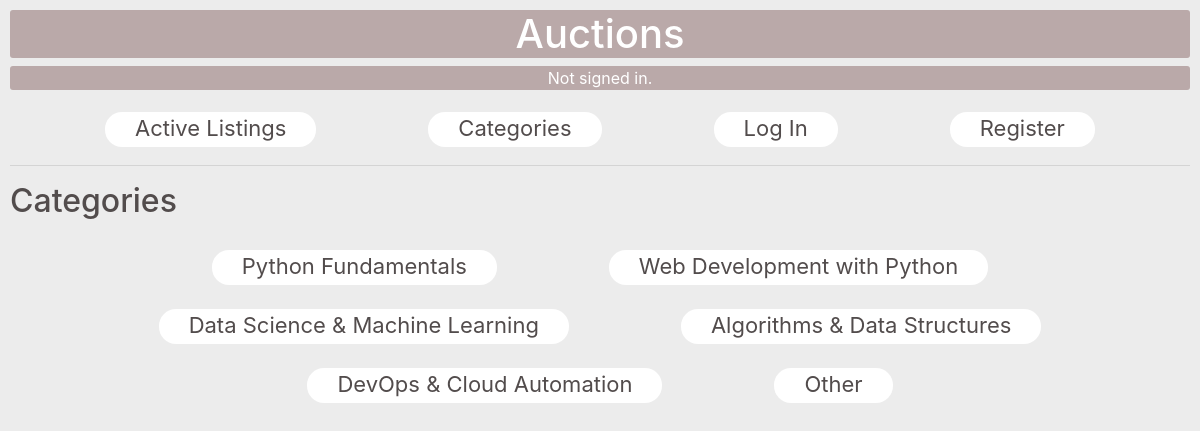
The page /categories on the database its author committed.
### auctions/models.py (models this page shows, shortened)
class Category(models.Model):
    category_name = models.CharField(max_length=128, unique=True)
    slug = models.SlugField(unique=True, blank=True)

### auctions/views.py (the view)
# urls.py: path("categories", views.categories, name="categories"),
def categories(request):
    return render(request, "auctions/categories.html", {
        "categories": Category.objects.all()
    })

### auctions/templates/auctions/categories.html
{% extends "auctions/layout.html" %}
{% block body %}
    <h2>Categories</h2>
    <ul class="nav justify-content-center">
        {% for category in categories %}
            <li class="nav-item">
                <a class="nav-link" href="{% url 'category' category.slug %}">{{ category.category_name }}</a>
            </li>
        {% endfor %}
    </ul>
{% endblock %}

### auctions/templates/auctions/layout.html (shortened to what this page needs)
{% load static %}
<!DOCTYPE html>
<html lang="en">
    <head>
        <link rel="stylesheet" href="https://stackpath.bootstrapcdn.com/bootstrap/4.4.1/css/bootstrap.min.css">
        <link href="{% static 'auctions/styles.css' %}" rel="stylesheet">
    </head>
    <body>
        <h1>Auctions</h1>
        <div class="user-status">
            {% if user.is_authenticated %}
                Signed in as <strong>{{ user.username }}</strong>.
            {% else %}
                Not signed in.
            {% endif %}
        </div>
        <ul class="nav justify-content-center">
            <li class="nav-item">
                <a class="nav-link" href="{% url 'index' %}">Active Listings</a>
            </li>
            <li class="nav-item">
                <a class="nav-link" href="{% url 'categories' %}">Categories</a>
            </li>
            {% if user.is_authenticated %}
                <li class="nav-item">
                    <a class="nav-link" href="{% url 'watchlist' %}">
                        Watchlist
                    {% if user.user_watchlist.count %}
                        <span class="badge bg-secondary watchlist-badge">{{ user.user_watchlist.count }}</span>
                    {% endif %}
                    </a>
                </li>
                <li class="nav-item">
                    <a class="nav-link" href="{% url 'history' %}">History</a>
                </li>
                <li class="nav-item">
                    <a class="nav-link" href="{% url 'create' %}">Create Listing</a>
                </li>
                    <li class="nav-item">
                        <a class="nav-link" href="{% url 'logout' %}">Log Out</a>
                    </li>
            {% else %}
                <li class="nav-item">
                    <a class="nav-link" href="{% url 'login' %}">Log In</a>
                </li>
                <li class="nav-item">
                    <a class="nav-link" href="{% url 'register' %}">Register</a>
                </li>
            {% endif %}
        </ul>
        <hr>
        {% block body %}
        {% endblock %}
    </body>
</html>

### auctions/static/auctions/styles.css (style rules this page uses)
:root { --color-white: rgb(255, 255, 255); --font-color: rgb(82, 76, 76); --background-color: rgb(236, 236, 236); --header-background: rgb(186, 169, 169); --hover-background: rgb(0, 201, 184); --box-shadow-color: 0 0 0 0.25rem rgba(0, 201, 184, 0.25); }
body { padding: 10px; background-color: var(--background-color); }
h1, .user-status { color: var(--color-white); background-color: var(--header-background); text-align: center; border-radius: 3px; }
h2, p { color: var(--font-color); }
.nav-item, .nav-link { color: var(--font-color); font-size: 1.375rem; margin: 11px 13px 0 13px; padding: 0 30px 2px 30px; }
.nav-link { background-color: var(--color-white); border-radius: 17px; transition: background-color 0.1s ease, color 0.1s ease; }

### rows shown on the page
Category: category_name "Python Fundamentals"
Category: category_name "Web Development with Python"
Category: category_name "Data Science & Machine Learning"
Category: category_name "Algorithms & Data Structures"
Category: category_name "DevOps & Cloud Automation"
Category: category_name "Other"
